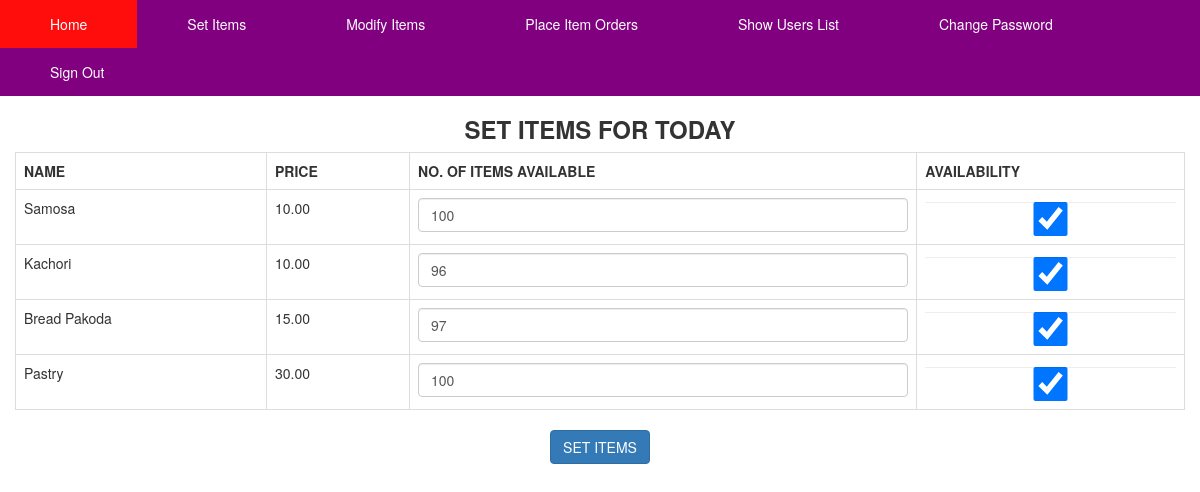
Screenshot of /admin/admin_setitems.php (signed in) with the database file from the repository.
### tables this page shows
CREATE TABLE `items` (
  `item_code` int(11) NOT NULL,
  `item_name` varchar(40) NOT NULL,
  `price` decimal(7,2) DEFAULT NULL,
  `tt_make` int(11) DEFAULT NULL,
  `availability` enum('0','1') DEFAULT '1',
  `count` int(11) DEFAULT NULL
);

### admin/admin_setitems.php (the view, shortened to what this page needs)
<?php
	require('header.php');
	$item_qry = "Select * from items;";
?>
<div class = "container">
	<div class="row">
		<form method="post">
			<div class="table-responsive">
			<table class="table table-hover table-bordered">
				<h3><center><b>SET ITEMS FOR TODAY</b></center></h3>
				<tr>
					<th>NAME</th>
					<th>PRICE</th>
					<th>NO. OF ITEMS AVAILABLE</th>
					<th>AVAILABILITY</th>
				</tr>
				<?php
					$execute = mysqli_query($link, $item_qry);
					$num = mysqli_num_rows($execute);
					if($num>0){
						while($result=mysqli_fetch_array($execute)){
				?>
				<tr>
					<td><?php echo $result['item_name'];?></td>
					<td><?php echo $result['price']; ?></td>
					<td><input type="text" class="form-control" name=<?php echo "'".$result['item_code']."_count'"; ?> value=<?php echo $result['count']; ?>></td>
					<td><input type="checkbox" class="form-control" name = <?php echo "'".$result['item_code']."_check'"; ?> checked="checked" value="1"></td>
				</tr>
				<?php
						}
					}
				?>
			</table>
			</div>
			<center><input type="submit" class="btn btn-primary" name="setItems" value="SET ITEMS"></center>
		</form>
	</div>
</div>

### rows the page displays
items: item_name "Samosa", price "10.00", count "100"
items: item_name "Kachori", price "10.00", count "96"
items: item_name "Bread Pakoda", price "15.00", count "97"
items: item_name "Pastry", price "30.00", count "100"
